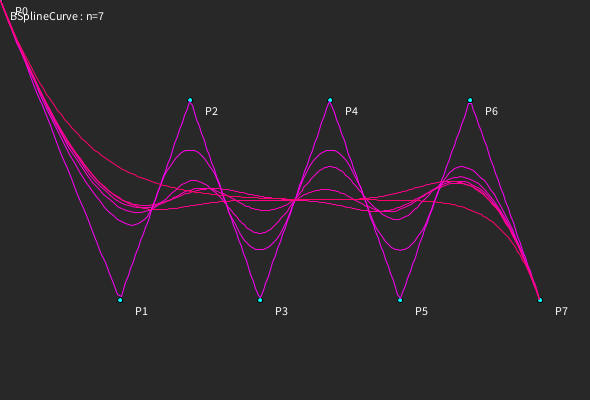
Frame 1 (no input)
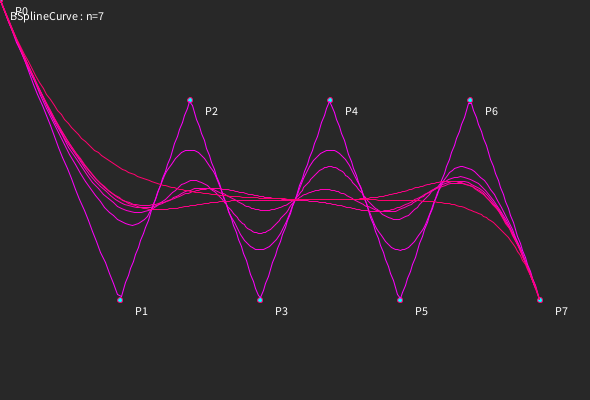
Frame 60 (the mouse pressed at the canvas centre just before this capture)
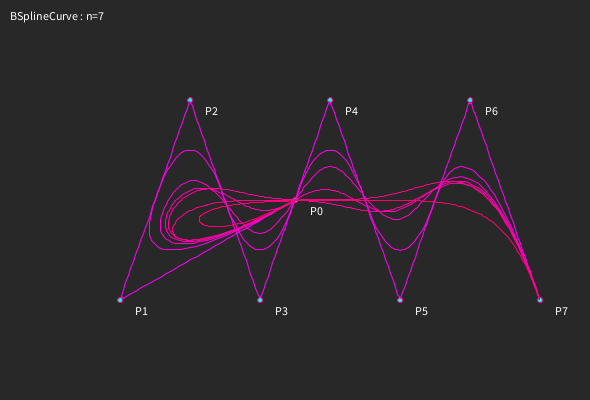
Frame 120 (the mouse held since frame 60 and released just before this capture)

The Processing sketch that drew these frames (run headless with seeded random() and noise(); from frame 60 on, the mouse is pressed at the canvas centre):

// Processing sketch: BSpline_Curve
// ── BSpline_Curve.pde
//n次のB-Spline曲線を描画

class BSplineCurve {

    int[] u; //ノット
    int k; //B-Spline曲線の次数
    int t_max; //tの最大値:nとkによって決まる
    float t_step; //rsごと
    float[][] N; //B-Spline関数
    PVector[] P; //制御点座標
    PVector[] R; //曲線上の座標

    BSplineCurve(int _k) {
        k = _k;

        int rs = 200; //滑らかさ
        R = new PVector[rs+1];
        u = new int[n+k+1];
        N = new float[n+k][n+2]; //n+k: n+2:

        P = new PVector[n+1];

        t_max = n-k+2;

        t_step = (float)t_max/rs;

        // Control Points
        for (int i = 0; i < n+1; i++) {
            P[i] = new PVector();
            P[i].x = 50 + 70*i;
            P[i].y = (i%2 == 0) ? 100 : 300;
        }
    }

    int knot(int j, int n, int k) {
        int uj = 0;
        if (j < k) {
            uj = 0;
        } else if ( k <= j && j <= n) {
            uj = j-k+1;
        } else if ( j > n ) {
            uj = n-k+2;
        }
        return uj;
    }


    void draw(color c) {
        noFill();
        stroke(c);

        // knot vectors
        for ( int j = 0; j <= n+k; j++) u[j] = knot(j, n, k);

        // 0<t<t_max
        int tt = 0;
        for ( float t = 0.0; t < (t_max+1e-6); t = t + t_step ) {
            
            int ii, kk;

            // k = 1
            for ( ii = 0; ii < n+2; ii++ ) {
                if (u[ii] <= t && t <= u[ii+1]) {
                    N[ii][1] = 1;
                } else {
                    N[ii][1] = 0;
                }
            }
            // k > 1
            float d=0, e=0;
            for ( kk = 2; kk <= k; kk++ ) {
                for ( ii = 0; ii <= (n+k)-kk; ii++ ) {
                    d = (u[ii+kk-1] - u[ii] != 0) ? (t-u[ii]) * N[ii][kk-1] / (u[ii+kk-1]-u[ii])
                        : 0;
                    e = (u[ii+kk] - u[ii+1] != 0) ? (u[ii+kk]-t) * N[ii+1][kk-1] / (u[ii+kk]-u[ii+1])
                        : 0;
                    N[ii][kk] = d + e;
                }
            }

            // R(t)
            R[tt] = new PVector();
            for (int i = 0; i < n+1; i++) {
                R[tt].x += N[i][k] * P[i].x;
                R[tt].y += N[i][k] * P[i].y;
            }

            // line
            if (tt!=0) line(R[tt-1].x, R[tt-1].y, R[tt].x, R[tt].y);

            tt = tt + 1;
        }
    }
}

void drawControlPoints(BSplineCurve b) {
    // control points
    fill(0, 255, 255);
    for (int i = 0; i < n+1; i++) {
        ellipse(b.P[i].x, b.P[i].y, 5, 5);
    }
    // text control points
    fill(255, 255, 255);
    for (int i = 0; i < n+1; i++) {
        text("P" + i, b.P[i].x+15, b.P[i].y+15);
    }
}

void drawLabel(int n) {
    fill(255, 255, 255);
    text("BSplineCurve : n=" + n, 10, 20);
}

//BSplineCurve b0, b1, b2;
ArrayList<BSplineCurve> b;

int n = 7; //制御点の数-1
int sizeW;

void settings() {
    sizeW = 100 + 70*n;
    size(sizeW, 400);
}

void setup() {
    background(40);
    b = new ArrayList<BSplineCurve>();

    for (int i = 0; i < n; i++) {
        b.add(new BSplineCurve(i+2));
    }
}

void draw() {
    background(40);

    for (int i = 0; i < n; i++) {
        b.get(i).P[0].x = mouseX;
        b.get(i).P[0].y = mouseY;
    }

    drawLabel(n);
    drawControlPoints(b.get(0));

    b.get(0).draw(color(255, 0, 255));
    for (int i = 1; i < n; i++) {
        b.get(i).draw(color(255, 0, 255-(255/n)*i/1.5));
    }
}
